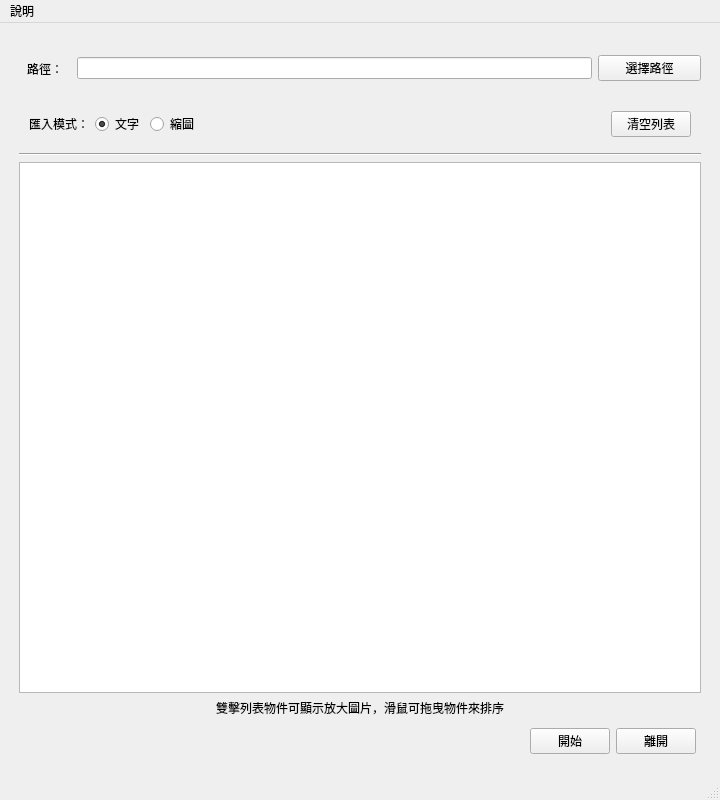
<?xml version="1.0" encoding="UTF-8"?>
<ui version="4.0">
 <class>MainWindow</class>
 <widget class="QMainWindow" name="MainWindow">
  <property name="geometry">
   <rect>
    <x>0</x>
    <y>0</y>
    <width>720</width>
    <height>800</height>
   </rect>
  </property>
  <property name="windowTitle">
   <string>Auto Image Report</string>
  </property>
  <property name="windowIcon">
   <iconset resource="../resources.qrc">
    <normaloff>:/statics/icon.ico</normaloff>:/statics/icon.ico</iconset>
  </property>
  <widget class="QWidget" name="centralwidget">
   <layout class="QGridLayout" name="gridLayout">
    <item row="0" column="0">
     <layout class="QVBoxLayout" name="v_main_layout" stretch="1,1,0,10,0,1">
      <property name="sizeConstraint">
       <enum>QLayout::SetDefaultConstraint</enum>
      </property>
      <property name="leftMargin">
       <number>10</number>
      </property>
      <property name="topMargin">
       <number>10</number>
      </property>
      <property name="rightMargin">
       <number>10</number>
      </property>
      <property name="bottomMargin">
       <number>10</number>
      </property>
      <item>
       <layout class="QHBoxLayout" name="h_path_layout" stretch="1,10,2">
        <item>
         <widget class="QLabel" name="path_lb">
          <property name="sizePolicy">
           <sizepolicy hsizetype="Minimum" vsizetype="Expanding">
            <horstretch>0</horstretch>
            <verstretch>0</verstretch>
           </sizepolicy>
          </property>
          <property name="text">
           <string>路徑：</string>
          </property>
          <property name="alignment">
           <set>Qt::AlignCenter</set>
          </property>
         </widget>
        </item>
        <item>
         <widget class="QLineEdit" name="path_box">
          <property name="readOnly">
           <bool>true</bool>
          </property>
          <property name="clearButtonEnabled">
           <bool>false</bool>
          </property>
         </widget>
        </item>
        <item>
         <widget class="QPushButton" name="path_btn">
          <property name="sizePolicy">
           <sizepolicy hsizetype="Minimum" vsizetype="Maximum">
            <horstretch>0</horstretch>
            <verstretch>1</verstretch>
           </sizepolicy>
          </property>
          <property name="toolTip">
           <string>選擇要匯入的圖片資料夾</string>
          </property>
          <property name="text">
           <string>選擇路徑</string>
          </property>
          <property name="icon">
           <iconset resource="../resources.qrc">
            <normaloff>:/statics/folder_open.svg</normaloff>:/statics/folder_open.svg</iconset>
          </property>
          <property name="iconSize">
           <size>
            <width>20</width>
            <height>20</height>
           </size>
          </property>
         </widget>
        </item>
       </layout>
      </item>
      <item>
       <layout class="QHBoxLayout" name="h_info_layout">
        <property name="leftMargin">
         <number>10</number>
        </property>
        <property name="topMargin">
         <number>10</number>
        </property>
        <property name="rightMargin">
         <number>10</number>
        </property>
        <property name="bottomMargin">
         <number>10</number>
        </property>
        <item>
         <layout class="QHBoxLayout" name="horizontalLayout_2">
          <property name="leftMargin">
           <number>0</number>
          </property>
          <property name="topMargin">
           <number>0</number>
          </property>
          <property name="rightMargin">
           <number>0</number>
          </property>
          <property name="bottomMargin">
           <number>0</number>
          </property>
          <item>
           <widget class="QLabel" name="image_mode_lb">
            <property name="text">
             <string>匯入模式：</string>
            </property>
           </widget>
          </item>
          <item>
           <widget class="QRadioButton" name="list_rtn">
            <property name="toolTip">
             <string>圖片讀取時只載入檔名</string>
            </property>
            <property name="text">
             <string>文字</string>
            </property>
            <property name="checked">
             <bool>true</bool>
            </property>
           </widget>
          </item>
          <item>
           <widget class="QRadioButton" name="thumnail_rtn">
            <property name="toolTip">
             <string>圖片讀取時載入縮圖</string>
            </property>
            <property name="text">
             <string>縮圖</string>
            </property>
           </widget>
          </item>
         </layout>
        </item>
        <item>
         <spacer name="horizontalSpacer">
          <property name="orientation">
           <enum>Qt::Horizontal</enum>
          </property>
          <property name="sizeHint" stdset="0">
           <size>
            <width>40</width>
            <height>20</height>
           </size>
          </property>
         </spacer>
        </item>
        <item>
         <widget class="QPushButton" name="clear_list_btn">
          <property name="toolTip">
           <string>清空列表的物件</string>
          </property>
          <property name="text">
           <string>清空列表</string>
          </property>
          <property name="icon">
           <iconset resource="../resources.qrc">
            <normaloff>:/statics/clear_all.svg</normaloff>:/statics/clear_all.svg</iconset>
          </property>
         </widget>
        </item>
       </layout>
      </item>
      <item>
       <widget class="Line" name="line">
        <property name="orientation">
         <enum>Qt::Horizontal</enum>
        </property>
       </widget>
      </item>
      <item>
       <widget class="QListWidget" name="items_list">
        <property name="sizePolicy">
         <sizepolicy hsizetype="Expanding" vsizetype="Preferred">
          <horstretch>0</horstretch>
          <verstretch>0</verstretch>
         </sizepolicy>
        </property>
        <property name="dragEnabled">
         <bool>true</bool>
        </property>
        <property name="dragDropMode">
         <enum>QAbstractItemView::InternalMove</enum>
        </property>
        <property name="defaultDropAction">
         <enum>Qt::MoveAction</enum>
        </property>
        <property name="iconSize">
         <size>
          <width>50</width>
          <height>50</height>
         </size>
        </property>
        <property name="movement">
         <enum>QListView::Free</enum>
        </property>
        <property name="isWrapping" stdset="0">
         <bool>false</bool>
        </property>
        <property name="wordWrap">
         <bool>true</bool>
        </property>
       </widget>
      </item>
      <item>
       <widget class="QLabel" name="item_list_info_lb">
        <property name="text">
         <string>雙擊列表物件可顯示放大圖片，滑鼠可拖曳物件來排序</string>
        </property>
        <property name="alignment">
         <set>Qt::AlignCenter</set>
        </property>
       </widget>
      </item>
      <item>
       <layout class="QHBoxLayout" name="h_button_layout">
        <property name="sizeConstraint">
         <enum>QLayout::SetDefaultConstraint</enum>
        </property>
        <property name="leftMargin">
         <number>5</number>
        </property>
        <property name="topMargin">
         <number>5</number>
        </property>
        <property name="rightMargin">
         <number>5</number>
        </property>
        <property name="bottomMargin">
         <number>5</number>
        </property>
        <item>
         <spacer name="horizontalSpacer_2">
          <property name="orientation">
           <enum>Qt::Horizontal</enum>
          </property>
          <property name="sizeHint" stdset="0">
           <size>
            <width>40</width>
            <height>20</height>
           </size>
          </property>
         </spacer>
        </item>
        <item>
         <widget class="QPushButton" name="start_btn">
          <property name="toolTip">
           <string>開啟報告匯出設定視窗</string>
          </property>
          <property name="text">
           <string>開始</string>
          </property>
          <property name="icon">
           <iconset resource="../resources.qrc">
            <normaloff>:/statics/play_arrow.svg</normaloff>:/statics/play_arrow.svg</iconset>
          </property>
          <property name="iconSize">
           <size>
            <width>30</width>
            <height>30</height>
           </size>
          </property>
         </widget>
        </item>
        <item>
         <widget class="QPushButton" name="exit_btn">
          <property name="toolTip">
           <string>關閉應用程式</string>
          </property>
          <property name="text">
           <string>離開</string>
          </property>
          <property name="icon">
           <iconset resource="../resources.qrc">
            <normaloff>:/statics/logout.svg</normaloff>:/statics/logout.svg</iconset>
          </property>
          <property name="iconSize">
           <size>
            <width>28</width>
            <height>28</height>
           </size>
          </property>
          <property name="flat">
           <bool>false</bool>
          </property>
         </widget>
        </item>
       </layout>
      </item>
     </layout>
    </item>
   </layout>
  </widget>
  <widget class="QMenuBar" name="menubar">
   <property name="geometry">
    <rect>
     <x>0</x>
     <y>0</y>
     <width>720</width>
     <height>32</height>
    </rect>
   </property>
   <widget class="QMenu" name="menu_about">
    <property name="title">
     <string>說明</string>
    </property>
    <addaction name="menu_about_manual"/>
    <addaction name="menu_about_update"/>
    <addaction name="menu_about_about"/>
   </widget>
   <addaction name="menu_about"/>
  </widget>
  <widget class="QStatusBar" name="statusbar"/>
  <action name="menu_about_about">
   <property name="text">
    <string>關於</string>
   </property>
  </action>
  <action name="menu_about_manual">
   <property name="text">
    <string>使用說明</string>
   </property>
  </action>
  <action name="menu_about_update">
   <property name="text">
    <string>檢查更新</string>
   </property>
  </action>
 </widget>
 <resources>
  <include location="../resources.qrc"/>
 </resources>
 <connections/>
</ui>
